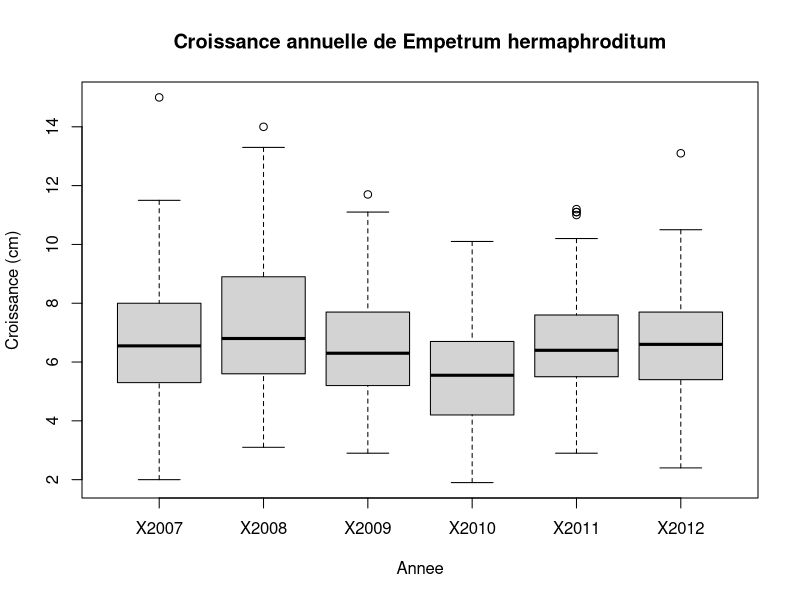

The R script that drew this image:
# Ateliers codon(s)!
# 02 - Les bases de la manipulation de donnees
# Lundi 30/05/2022

# Charger les packages ----

library(dplyr)
library(tidyr)

# Definir le repertoire de travail ----

setwd("C-02-ManipulationDonneesBases/")

# Importer les donnees ----

croissance <- read.csv("croissance.csv")

# Explorer les donnees ----

head(croissance)  # affiche les premieres lignes
str(croissance)  # affiche les types des variables
croissance$Indiv  # affiche tous les elements de la variable Indiv
length(unique(croissance$Indiv))  # nombre d'arbrisseaux dans le jeu de donnees

# Selectionner des donnees ----

croissance[2, 5]  # 2e ligne et 5e colonne
croissance[6, ]  # 6e ligne
croissance[6, ]$Indiv  # contenu de la colonne Indiv pour la 6e ligne
croissance[croissance$Indiv == 603, ]  # toutes les colonnes pour l'individu n°603

croissance[croissance$Zone < 4, ]  # zones 2 et 3
croissance[croissance$Zone <= 4, ]  # zones 2, 3 et 4
croissance[!croissance$Zone >= 5, ]  # meme resultat

croissance[croissance$Zone == 2 | croissance$Zone == 7, ]  # zones 2 et 7
croissance[croissance$Zone == 2 & croissance$Indiv %in% c(300:400), ]  # zones 2 et individus 300 a 400

# Creer et ecraser des objets ----

croissance2 <- croissance  # cree une copie de travail
names(croissance2)  # affiche les noms de colonnes
names(croissance2)[1] <- "zone"  # modifie le nom de la 1e colonne : "Zone" devient "zone"
names(croissance2)[2] <- "ID"  # modifie le nom de la 2e colonne : "Indiv" devient "ID

croissance2[1, 4] <- 5.7  # remplace la valeur 5.1 par 5.7 dans la 1e ligne - 4e colonne
croissance2[croissance2$ID == 373, ]$X2008 <- 5.7  # meme resultat

croissance2$zone <- as.factor(croissance2$zone)  # transformer la variable zone en facteur
str(croissance2)
levels(croissance2$zone) <- c("A", "B", "C", "D", "E", "F")  # modifier les niveaux du facteur

# Donnees tidy ----

croissance_long <- pivot_longer(  # format large -> format long
  data = croissance,  # objet a transformer
  cols = c(X2007, X2008, X2009, X2010, X2011, X2012),  # colonnes a regrouper
  names_to = "Annee",  # les annees sont regroupees dans cette colonne
  values_to = "Croissance")  # les valeurs mesurees sont regroupees dans cette colonne

croissance_large <- pivot_wider(  # format long -> format large
  data = croissance_long,  # objet a transformer
  id_cols = c(Zone, Indiv),  # colonnes qui contiennent les identifiants
  names_from = Annee,  # cette colonne sert a creer les noms de colonnes
  values_from = Croissance)  # cette colonne sert a remplir les colonnes

croissance_long2 <- pivot_longer(
  data = croissance,
  cols = c(3:8),  # numeros de colonnes
  names_to = "Annee",
  values_to = "Croissance")

# Boxplot de la croissance annuelle ----

boxplot(Croissance ~ Annee,  # 1 boxplot par annee
        data = croissance_long,
        main = "Croissance annuelle de Empetrum hermaphroditum",
        ylab = "Croissance (cm)")

# rename() ----

croissance_long <- rename(croissance_long,  # objet
                          zone = Zone,  # renomme "Zone" en "zone"
                          indiv = Indiv,  # renomme "Indiv" en "indiv"
                          annee = Annee,  # renomme "Annee" en "annee"
                          croissance = Croissance)  # renomme "Croissance" en "croissance"

# filter() ----

croissance_selection <- filter(croissance_long,  # objet
                               zone %in% c(2, 3),  # garder les zones 2 et 3
                               annee %in% c("X2009", "X2010", "X2011"))  # garder les annees 2009 a 2011

# select() ----

croissance_sans_zone <- select(croissance_long,  # objet
                               indiv, annee, croissance)  # selectionner ces trois colonnes

croissance_sans_zone <- select(croissance_long,  # objet
                               -zone)  # supprimer cette colonne

croissance_sans_zone <- select(croissance_long,  # objet
                               Annee = annee,  # selectionne et renomme la colonne
                               ID.arbrisseau = indiv,
                               Croissance = croissance)

# mutate() ----

croissance_totale <- mutate(croissance,  # objet
                            croissance.totale = X2007 + X2008 + X2009 + X2010 + X2011 + X2012)  # somme des colonnes

# group_by() ----

croissance_gp <- group_by(croissance_long, indiv)  # regrouper les donnees par individu

# summarise() ----

synthese1 <- summarise(croissance_long,  # objet
                       croissance.totale = sum(croissance))  # ajouter une colonne avec la somme des croissances

synthese2 <- summarise(croissance_gp,  # objet
                       croissance.totale = sum(croissance))  # somme des croissances par individu

synthese3 <- summarise(croissance_gp,
                       total.croissance = sum(croissance),
                       moyenne.croissance = mean(croissance),
                       ecart.type.croissance = sd(croissance))
